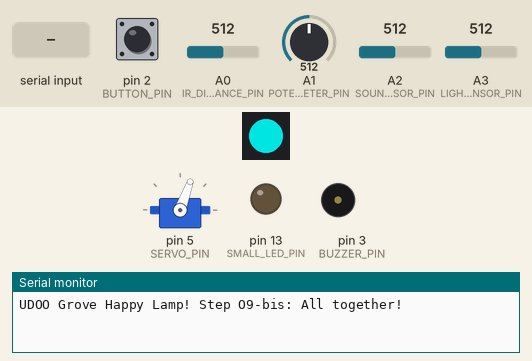
Simulated run of this sketch. Board: Arduino Uno, built with avr-gcc and run on an emulated ATmega328P. On the bench: 1 RGB LEDs in strip order, left to right, servo, output pins drawn as LEDs (lit = HIGH), buzzer (waves = sounding), the last lines printed to the serial monitor. The inputs (shaded band) are chosen by the test bench; at power-on: A1 (POTENTIOMETER_PIN) = 512, pin 2 (BUTTON_PIN) LOW, A0 (IR_DISTANCE_PIN) = 512, A2 (SOUND_SENSOR_PIN) = 512, A3 (LIGHT_SENSOR_PIN) = 512. Dim RGB values are drawn brighter than linear; pins used as bus, display or sensor lines are not drawn.

Above: at 2.4 s.
2.5 s: A1 (POTENTIOMETER_PIN) set to 716
At 3.9 s:
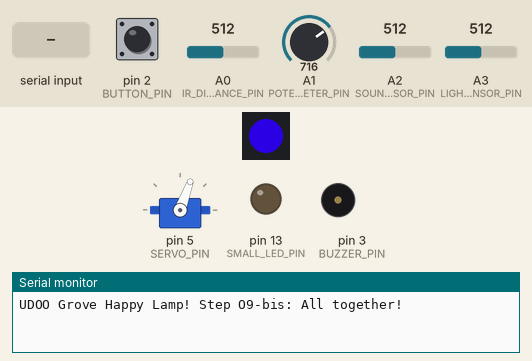
4.2 s: A1 (POTENTIOMETER_PIN) set to 306
At 5.4 s:
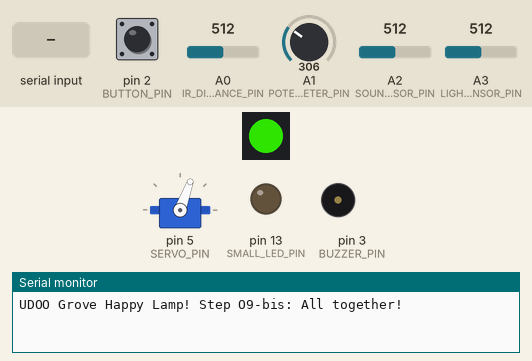
5.7 s: "90 45\n" received over Serial
At 7.8 s:
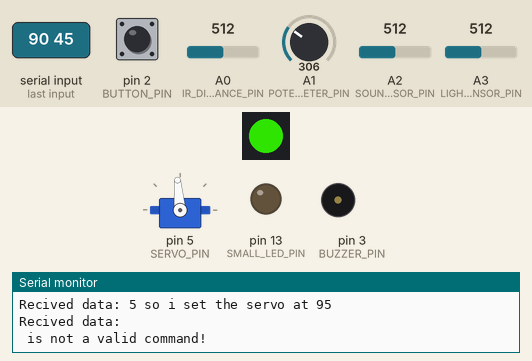
8.1 s: A1 (POTENTIOMETER_PIN) set to 100
At 9.5 s:
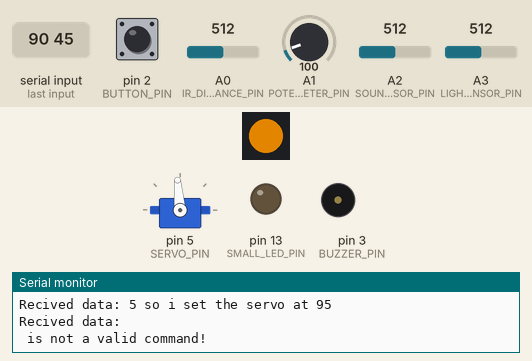
9.8 s: A1 (POTENTIOMETER_PIN) set to 47
At 10.9 s:
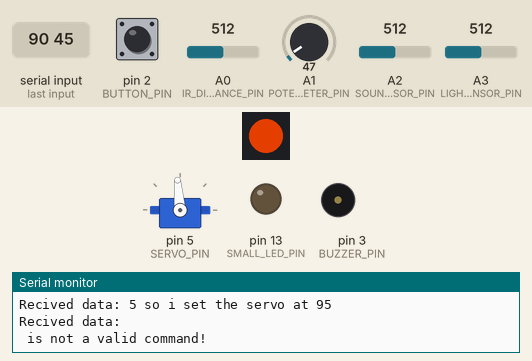
11.3 s: "a90\n" received over Serial
At 13.7 s:
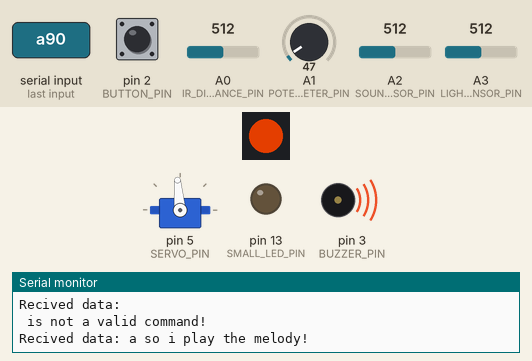
Timing chart, 0 to 15.3 s (numbered marks = the images above; inputs shaded):
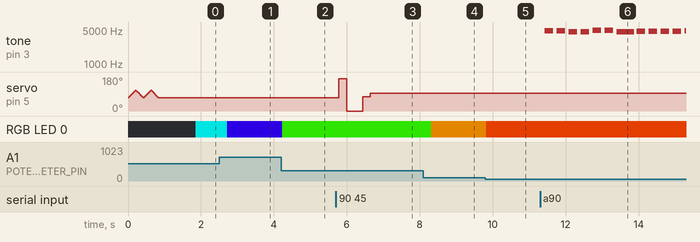

The sketch:

UDOOGrove09bis_allTogeter.ino
```cpp
/*
 *
 * Need to install this library:
 * https://github.com/pjpmarques/ChainableLED
 *
 */
#include <ChainableLED.h>
#include <Servo.h>

#define IR_DISTANCE_PIN    A0
#define DIST_IN_TH         100
#define CYCLES_TH          4
#define IR_CLOSEST_VALUE   775
#define IR_FAREST_VALUE    200

#define LED_PIN            7
#define NUM_LEDS           1

#define BUTTON_PIN         2
#define SMALL_LED_PIN      13
#define LONG_PRESS_TIMEOUT 1000

#define POTENTIOMETER_PIN  A1

#define SOUND_SENSOR_PIN   A2
#define SOUND_BIAS         721
#define SOUND_TH           150

#define LIGHT_SENSOR_PIN   A3
#define DARKNESS_TH        0.2

#define BUZZER_PIN         3

#define SERVO_PIN          5

Servo myservo;

boolean isLightOn = false;

ChainableLED leds(LED_PIN, LED_PIN+1, NUM_LEDS);


// IR Distance variables
int cyclesUnderTh  = 0;

float brightness = 0.0;
float hue = 0.0;


void setup() {
  Serial.begin(115200);
  Serial.println("UDOO Grove Happy Lamp! Step O9-bis: All together!");

  leds.init();

  pinMode(BUTTON_PIN    , INPUT);
  pinMode(SMALL_LED_PIN, OUTPUT);
  pinMode(BUZZER_PIN, OUTPUT);

  myservo.attach(SERVO_PIN);

  shakeHand(2);
}


void loop() {

  if(Serial.available() > 0){
    char readedData = (char) Serial.read();
    decodeCommand(readedData);
  }

  bool isButtonPressed = checkButtonState();
  bool isClapDetected  = detectClap();
  hue = getPotentiometerPercentage();

  if( isButtonPressed || (isClapDetected && isTooDark() && !isLightOn)  ){
    if(isButtonPressed)
      Serial.print("Button pressed...");
    else
      Serial.print("Clap detected...");
    isLightOn = !isLightOn;

    if(isLightOn){
      turnOnRGBLed();
      Serial.println(" so I turn on the light!");
    }
    else{
      turnOffRGBLed();
      Serial.println(" so I turn off the light!");
    }

    leds.setColorHSB(0, hue, 1.0, brightness * 0.65);
    delay(LONG_PRESS_TIMEOUT);
  }

  bool isIntensityChanged = controlDistance(IR_DISTANCE_PIN, &brightness);

  leds.setColorHSB(0, hue, 1.0, brightness * 0.65);

  delay(50);

}


// IR distance methods
bool controlDistance(int pin, int* intensity){
  int irDistance = getIrDistance(pin);
  int a = 0;

  if(irDistance < DIST_IN_TH)
    cyclesUnderTh++;
  else
    cyclesUnderTh = 0;

  if(cyclesUnderTh > CYCLES_TH){
    *intensity = map(irDistance, 0, 100, 0 , 255);
    return true;
  }
  return false;
}

bool controlDistance(int pin, float* intensity){
  int irDistance = getIrDistance(pin);
  int a = 0;

  if(irDistance < DIST_IN_TH)
    cyclesUnderTh++;
  else
    cyclesUnderTh = 0;

  if(cyclesUnderTh > CYCLES_TH){
    int d = map(irDistance, 0, 100, 0 , 255);
    if(d<0) d = 0;
    *intensity = (float)d / 255.0;
    return true;
  }
  return false;
}

int getIrDistance(int pin){
  int a = analogRead(pin);
  return map(a, IR_CLOSEST_VALUE, IR_FAREST_VALUE, 10, 100);
  }


//RGB bled methods
void turnOffRGBLed(){
  brightness = 0.0;
  }

void turnOnRGBLed(){
  brightness = 1.0;
  }

// Button methods
boolean checkButtonState(){
  return digitalRead(BUTTON_PIN);
}

// Potentiometer methods
int getPotentiometerValue(){
  int value = analogRead(POTENTIOMETER_PIN);
  return value >> 2;
}

float getPotentiometerPercentage(){
  float value = (float)analogRead(POTENTIOMETER_PIN) / 1024.0;
  return value;
}

// Sound Sensor value
bool detectClap(){
  long sum = 0;
  for(int i=0; i<1024; i++)    {
    sum += analogRead(SOUND_SENSOR_PIN);
  }

  sum >>= 10;

  if(abs(sum - SOUND_BIAS) > SOUND_TH){
     delay(50);
     return true;
  }
  return false;
}

// Light Sensor method
float getLuminosity(){
  int val = analogRead(LIGHT_SENSOR_PIN);
  return ((float)val / 1024.0);
  }

bool isTooDark(){
  if(getLuminosity() < DARKNESS_TH){
    return true;
  }
  else
    return false;
}

// Buzzer Methods
void playBuzz(int duration){
  digitalWrite(BUZZER_PIN, HIGH);
  delay(duration);
  digitalWrite(BUZZER_PIN, LOW);
  delay(duration);
}


void playTone(int tone, int duration) {
    for (long i = 0; i < duration * 1000L; i += tone * 2) {
        digitalWrite(BUZZER_PIN, HIGH);
        delayMicroseconds(tone);
        digitalWrite(BUZZER_PIN, LOW);
        delayMicroseconds(tone);
    }
}

void playSong(){
  int  length = 15;  /* the number of notes */
  char notes[] = "ccggaagffeeddc ";
  int beats[] = { 1, 1, 1, 1, 1, 1, 2, 1, 1, 1, 1, 1, 1, 2, 4 };
  int tempo = 300;

  for(int i = 0; i < length; i++) {
     tempo = (int) ((getPotentiometerPercentage() * 300) + 200);
     if(notes[i] == ' ') {
        delay(beats[i] * tempo);
     } else {
        playTone(notes[i], beats[i] * tempo);
     }
        delay(tempo / 2);
  }
}

//Servo methods
void shakeHand(int shakes){
  for(int i=0; i<shakes; i++){
    for (int pos = 70; pos <= 110; pos += 1) { // goes from 0 degrees to 180 degrees
      // in steps of 1 degree
      myservo.write(pos);              // tell servo to go to position in variable 'pos'
      delay(5);                       // waits 15ms for the servo to reach the position
    }
    for (int pos = 110; pos >= 70; pos -= 1) { // goes from 180 degrees to 0 degrees
      myservo.write(pos);              // tell servo to go to position in variable 'pos'
      delay(5);                       // waits 15ms for the servo to reach the position
    }
  }
}

void setServoPosition(float pos){
  myservo.write((int)(pos*180));
}

// Communication methods
void decodeCommand(char data){

  Serial.print("Recived data: ");
  Serial.print(data);

  if(data >= 48 && data <= 57){
    Serial.print(" so i set the servo at ");
    Serial.println((int)(data-48) *19);
    myservo.write((int)(data-48) *19);
  }
  else if(data == 'a'){
    Serial.println(" so i play the melody!");
    playSong();
  }
  else if(data == 'b'){
    Serial.println(" so i play the buzz!");
    playBuzz(1000);
  }
  else if(data == 'c'){
    Serial.println(" so i turn off the RGB led!");
    turnOffRGBLed();
  }
  else if(data == 'd'){
    Serial.println(" so i turn on the RGB led!");
    turnOnRGBLed();
  }
  else if(data == 'e'){
    Serial.println(" so i move the servo!");
    shakeHand(3);
  }
  else{
    Serial.println(" is not a valid command!");
  }


}
```

Measured:
- after the input at 2.5 s, RGB LED 0: RGB(0, 169, 168) → RGB(33, 0, 169) after 0.22 s
- after the input at 4.2 s, RGB LED 0: RGB(33, 0, 169) → RGB(34, 169, 0) at once
- after the input at 5.7 s, servo on pin 5 (SERVO_PIN): 70° → 171° after 0.08 s, → 0° 0.22 s later, → 76° 0.43 s later, → 95° 0.22 s later
- after the input at 8.1 s, RGB LED 0: RGB(34, 169, 0) → RGB(169, 99, 0) after 0.22 s
- after the input at 9.8 s, RGB LED 0: RGB(169, 99, 0) → RGB(169, 46, 0) at once
- after the input at 11.3 s, tone on pin 3 (BUZZER_PIN): plays 4810 Hz for 0.24 s, 4835 Hz for 0.24 s, 4655 Hz for 0.24 s, 4655 Hz for 0.24 s, 4931 Hz for 0.24 s, 4931 Hz for 0.24 s … (12 notes in this stretch), starting after 0.12 s
